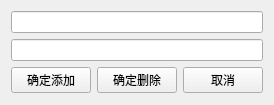
<?xml version="1.0" encoding="UTF-8"?>
<ui version="4.0">
 <class>AddAdmin</class>
 <widget class="QWidget" name="AddAdmin">
  <property name="geometry">
   <rect>
    <x>0</x>
    <y>0</y>
    <width>259</width>
    <height>105</height>
   </rect>
  </property>
  <property name="windowTitle">
   <string>AddAdmin</string>
  </property>
  <property name="windowIcon">
   <iconset>
    <normaloff>images/试用转正申请.png</normaloff>images/试用转正申请.png</iconset>
  </property>
  <layout class="QGridLayout" name="gridLayout">
   <item row="0" column="0">
    <layout class="QVBoxLayout" name="verticalLayout_2">
     <item>
      <layout class="QVBoxLayout" name="verticalLayout">
       <item>
        <widget class="QLineEdit" name="usernameEdit"/>
       </item>
       <item>
        <widget class="QLineEdit" name="passwordEdit"/>
       </item>
      </layout>
     </item>
     <item>
      <layout class="QHBoxLayout" name="horizontalLayout">
       <item>
        <widget class="QPushButton" name="yesBtn">
         <property name="text">
          <string>确定添加</string>
         </property>
        </widget>
       </item>
       <item>
        <widget class="QPushButton" name="delBtn">
         <property name="text">
          <string>确定删除</string>
         </property>
        </widget>
       </item>
       <item>
        <widget class="QPushButton" name="noBtn">
         <property name="text">
          <string>取消</string>
         </property>
        </widget>
       </item>
      </layout>
     </item>
    </layout>
   </item>
  </layout>
 </widget>
 <layoutdefault spacing="6" margin="11"/>
 <resources/>
 <connections/>
</ui>
